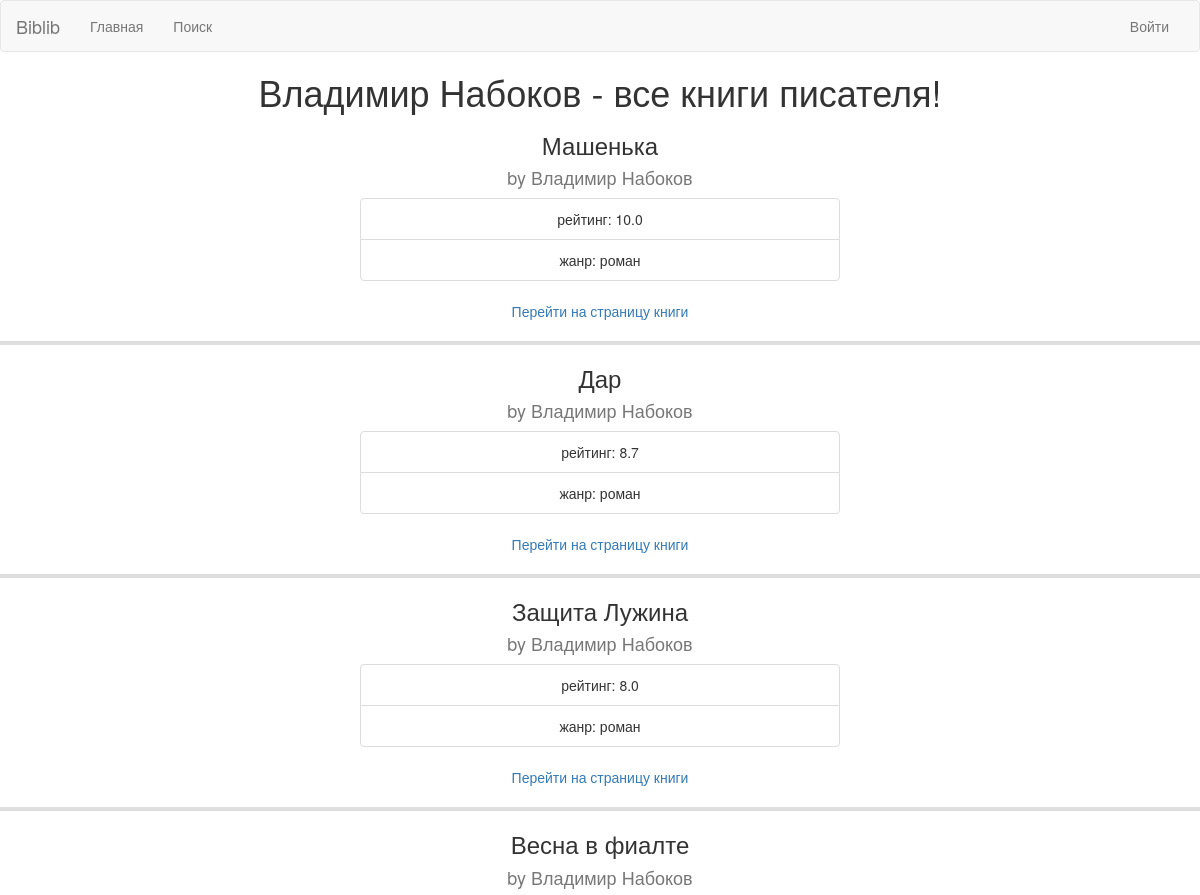
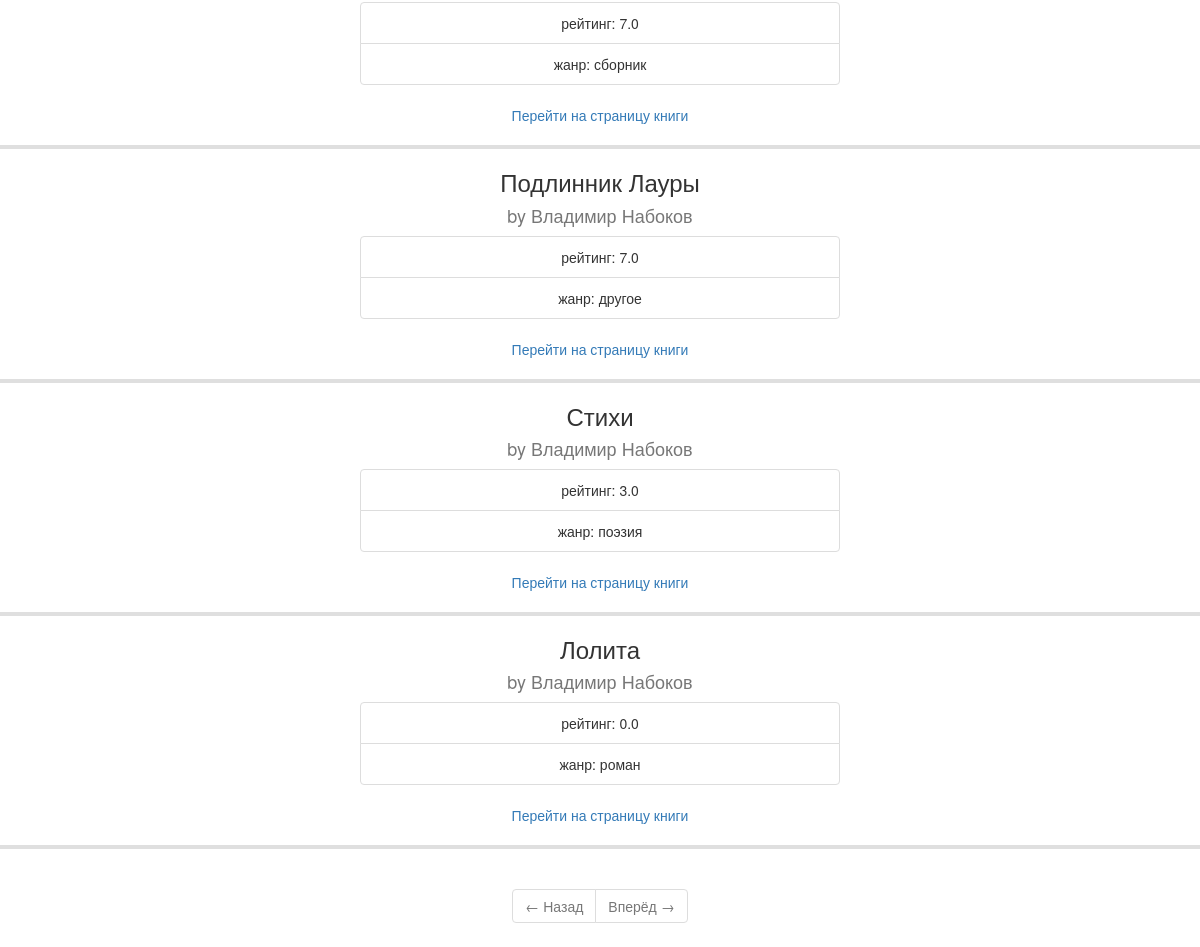
Page /writer/3/ on the committed database (2 pictures, top to bottom).
### app/models.py (models this page shows)
class Writer(db.Model):
    id = db.Column(db.Integer, primary_key=True)
    name = db.Column(db.String(), index=True, unique=True, nullable=False)
    additional_info = db.Column(db.Text(1024))
    books = db.relationship('Book', backref='author', lazy='dynamic')

class Book(db.Model):
    id = db.Column(db.Integer, primary_key=True)
    writer_id = db.Column(db.Integer, db.ForeignKey(
        'writer.id'), nullable=False)
    title = db.Column(db.String(), index=True, nullable=False)
    genre = db.Column(db.String(), index=True, nullable=False)
    rating = db.Column(db.Float, default=0.0)
    number_of_votes = db.Column(db.Integer, default=0)
    comments = db.relationship('Comment', backref='book', lazy='dynamic')
    ub = db.relationship('User_Book', backref='book', lazy='dynamic')

### app/routes.py (the view)
@app.route('/writer/<writer_id>')
@app.route('/writer/<writer_id>/')
def writer(writer_id):
    writer = Writer.query.get(int(writer_id))
    if not writer:
        return redirect(url_for('index'))
    page = request.args.get('page', 1, type=int)
    books = writer.books.order_by(Book.rating.desc()).paginate(
        page, app.config['POSTS_PER_PAGE'], False)
    next_url = url_for('writer', writer_id=writer_id, page=books.next_num) \
        if books.has_next else None
    prev_url = url_for('writer', writer_id=writer_id, page=books.prev_num) \
        if books.has_prev else None
    return render_template('writer.html', title=writer.name, writer=writer, books=books.items, GENRES=GENRES,
                           next_url=next_url, prev_url=prev_url)

### app/routes.py (called while the page is built)
@app.before_request
def before_request():
    if current_user.is_authenticated:
        current_user.last_seen = datetime.utcnow()
        db.session.commit()

### app/templates/writer.html (shortened to what this page needs)
{% extends "base.html" %}
{% block content %}
<h1 align="center">{{writer.name}} - все книги писателя!</h1>
{%if books%}
{% for cur_book in books %}
{% include 'one_book.html' %}
{% endfor %}
{% include 'pag.html' %}
{%else%}
<h1 align="center"> Здесь пока нет книг o_o </h1>
{%endif%}
{% endblock %}

### app/templates/one_book.html
<div align="center">
    <div class="card border-primary mb-3" style="width: 40%;">
        <div class="card-body text-secondary">
            <h3 class="card-title">{{cur_book.title}}</h3>
            <h4 class="card-subtitle mb-2 text-muted">by {{cur_book.author.name}}</h4>
        </div>
        <ul class="list-group list-group-flush">
            <li class="list-group-item">рейтинг: {{"%.1f" % cur_book.rating}} </li>
            <li class="list-group-item">жанр: {{GENRES[cur_book.genre]}}</li>
        </ul>
        <div class="card-body text-secondary">
            <a href="{{url_for('book', book_id=cur_book.id)}}" class="card-link">Перейти на страницу книги</a>
        </div>
    </div>
</div>
<hr style="border: 2px solid rgb(223, 223, 223);" width="100%">

### rows in the picture
Writer: name "Владимир Набоков"
Book: title "Машенька", author.name "Владимир Набоков", rating "10.0", genre "роман"
Book: title "Дар", author.name "Владимир Набоков", rating "8.7", genre "роман"
Book: title "Защита Лужина", author.name "Владимир Набоков", rating "8.0", genre "роман"
Book: title "Весна в фиалте", author.name "Владимир Набоков", rating "7.0", genre "сборник"
Book: title "Подлинник Лауры", author.name "Владимир Набоков", rating "7.0", genre "другое"
Book: title "Стихи", author.name "Владимир Набоков", rating "3.0", genre "поэзия"
Book: title "Лолита", author.name "Владимир Набоков", rating "0.0", genre "роман"
